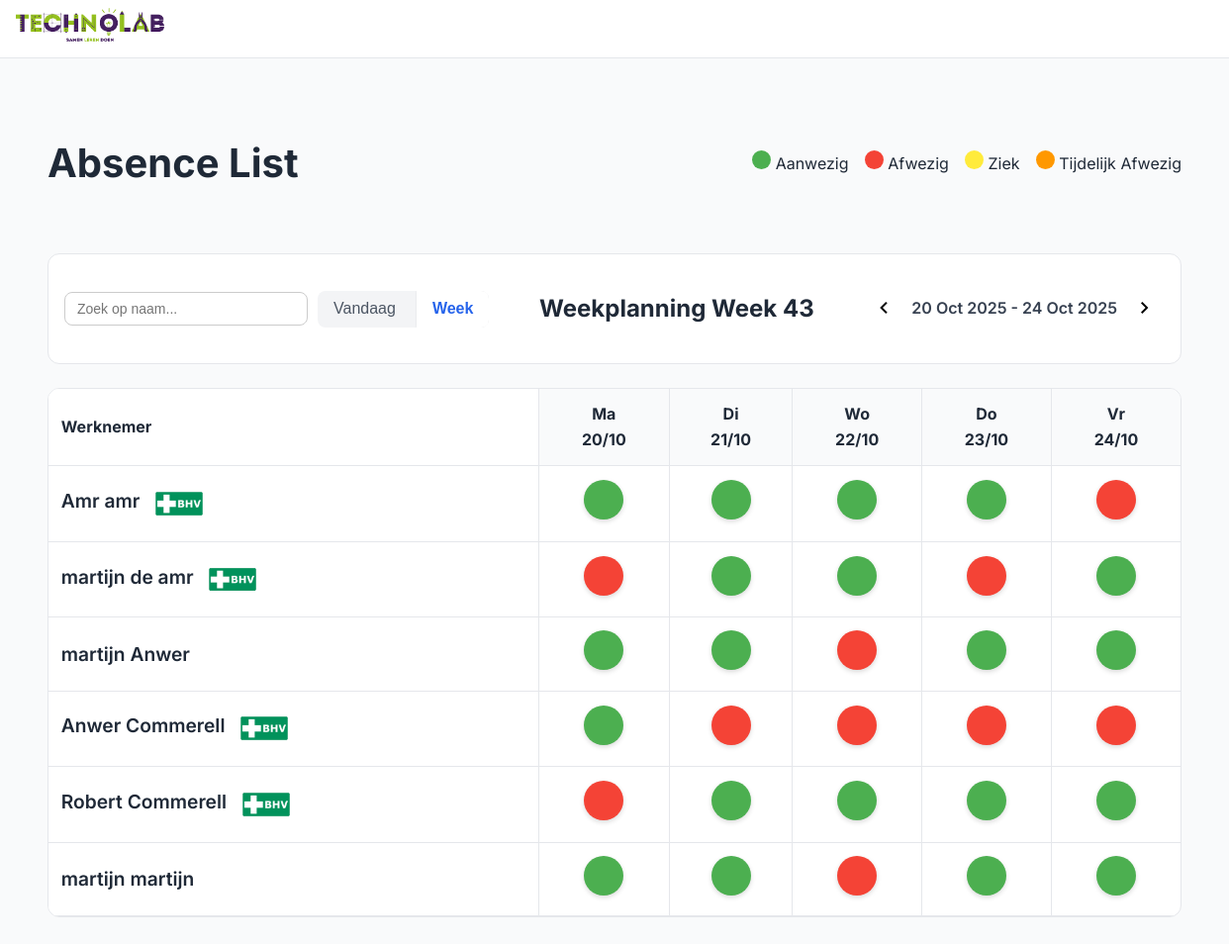
The page /week.php?week=1 on the database its author committed.
### tables this page shows
CREATE TABLE `werknemers` (
  `id` int(11) NOT NULL,
  `voornaam` varchar(50) NOT NULL,
  `tussenvoegsel` varchar(20) DEFAULT NULL,
  `achternaam` varchar(50) NOT NULL,
  `email` varchar(100) NOT NULL,
  `werkdag_ma` tinyint(1) DEFAULT 0,
  `werkdag_di` tinyint(1) DEFAULT 0,
  `werkdag_wo` tinyint(1) DEFAULT 0,
  `werkdag_do` tinyint(1) DEFAULT 0,
  `werkdag_vr` tinyint(1) DEFAULT 0,
  `sector` varchar(50) NOT NULL,
  `BHV` tinyint(1) DEFAULT 0,
  `status` enum('Ziek','Aanwezig','Op de school','Afwezig','Eefetjes Afwezig') DEFAULT 'Aanwezig',
  `status_ma` enum('Aanwezig','Afwezig','Ziek','Op de school','Eefetjes Afwezig') DEFAULT 'Afwezig',
  `status_di` enum('Aanwezig','Afwezig','Ziek','Op de school','Eefetjes Afwezig') DEFAULT 'Afwezig',
  `status_wo` enum('Aanwezig','Afwezig','Ziek','Op de school','Eefetjes Afwezig') DEFAULT 'Afwezig',
  `status_do` enum('Aanwezig','Afwezig','Ziek','Op de school','Eefetjes Afwezig') DEFAULT 'Afwezig',
  `status_vr` enum('Aanwezig','Afwezig','Ziek','Op de school','Eefetjes Afwezig') DEFAULT 'Afwezig',
  `tijdelijk_tot` datetime DEFAULT NULL
);

### week.php (the view, shortened to what this page needs)
<?php
try {
    $db = new PDO("mysql:host=localhost;dbname=technolab-dashboard", "root", "");
    $db->setAttribute(PDO::ATTR_ERRMODE, PDO::ERRMODE_EXCEPTION);
} catch (PDOException $e) {
    die("Fout!: " . $e->getMessage());
}
$weekOffset = isset($_GET['week']) ? intval($_GET['week']) : 0;
$startOfWeek = new DateTime();
$startOfWeek->modify("monday this week");
if ($weekOffset !== 0) {
    $startOfWeek->modify(($weekOffset > 0 ? '+' : '') . $weekOffset . ' week');
}
$jaar = $startOfWeek->format("o");
$weeknummer = $startOfWeek->format("W");
$weekDays = [
    'Ma' => ['col' => 'ma', 'date' => (clone $startOfWeek)],
    'Di' => ['col' => 'di', 'date' => (clone $startOfWeek)->modify('+1 day')],
    'Wo' => ['col' => 'wo', 'date' => (clone $startOfWeek)->modify('+2 day')],
    'Do' => ['col' => 'do', 'date' => (clone $startOfWeek)->modify('+3 day')],
    'Vr' => ['col' => 'vr', 'date' => (clone $startOfWeek)->modify('+4 day')],
];
$stmt = $db->query("SELECT * FROM werknemers ORDER BY achternaam ASC, voornaam ASC, BHV");
$werknemers = $stmt->fetchAll(PDO::FETCH_ASSOC);
?>
<!DOCTYPE html>
<html lang="nl">
<head>
    <link rel="stylesheet" href="css/style.css" />
    <link rel="stylesheet" href="css/week.css" />
    <link rel="stylesheet" href="css/nav.css" />
</head>
<body>
<div class="app">
<header class="header">
    <section class="logo-container">
        <a href="#" class="logo-link">
            <img src="image/technolab.png" alt="Technolab Logo" class="logo-icone">
        </a>
    </section>
</header>
    <main class="main">
        <div class="main-header">
            <h1>Absence List</h1>
            <div class="legend">
                <div><span class="dot status-aanwezig"></span> Aanwezig</div>
                <div><span class="dot status-afwezig"></span> Afwezig</div>
                <div><span class="dot status-ziek"></span> Ziek</div>
                <div><span class="dot status-eefetjesafwezig"></span> Tijdelijk Afwezig</div>
            </div>
        </div>
        <div class="filters">
            <div class="filter-left" style="display: flex; align-items: center; gap: 10px;">
                <div class="search-input">
                    <input type="text" id="searchInput" placeholder="Zoek op naam..." />
                </div>
                <div class="range-buttons" style="display: flex; gap: 5px;">
                    <a href="dagplanning.php"><button class="toggle">Vandaag</button></a>
                    <button class="active">Week</button>
                </div>
            </div>
            <div> <h2>Weekplanning Week <?= $weeknummer ?></h2></div>
            <div class="filter-right">
                <a href="?week=<?= $weekOffset-1 ?>"><button class="icon-button"><span class="material-symbols-outlined">chevron_left</span></button></a>
                <span class="date-label"><?= $startOfWeek->format('d M Y') ?> - <?= (clone $startOfWeek)->modify('+4 days')->format('d M Y') ?></span>
                <a href="?week=<?= $weekOffset+1 ?>"><button class="icon-button"><span class="material-symbols-outlined">chevron_right</span></button></a>
            </div>
        </div>
        <div class="table-wrapper">
            <table id="werknemerTable">
                <thead>
                <tr>
                    <th>Werknemer</th>
                    <?php foreach ($weekDays as $dayName => $info): ?>
                        <th>
                            <?= $dayName ?><br>
                            <?= $info['date']->format('d/m') ?>
                        </th>
                    <?php endforeach; ?>
                </tr>
                </thead>
                <tbody>
                <?php foreach ($werknemers as $w): ?>
                    <?php
                    $stmt = $db->prepare("SELECT dag, status FROM week_planning WHERE werknemer_id = :id AND weeknummer = :week AND jaar = :jaar");
                    $stmt->execute([':id'=>$w['id'], ':week'=>$weeknummer, ':jaar'=>$jaar]);
                    $weekStatussen = $stmt->fetchAll(PDO::FETCH_KEY_PAIR);
                    ?>
                    <tr>
                        <td class="werknemer-naam">
                            <?= ($w['voornaam'].' '.($w['tussenvoegsel']?$w['tussenvoegsel'].' ':'').$w['achternaam']) ?>
                            <span class="bhv <?= $w['BHV'] ? 'bhv-BHV' : 'bhv-BHV' ?>">
                                <?= $w['BHV'] ? '  <img src="image/BHV.png" alt="Technolab Logo" class="logo-icon">' : '' ?>
                            </span>
                        </td>
                        <?php foreach ($weekDays as $dayName => $info): ?>
                            <?php
                            $col = $info['col'];
                            $status = $weekStatussen[$col] ?? ($w['werkdag_'.$col] ? 'Aanwezig' : 'Afwezig');
                            $class = 'status-'.strtolower(str_replace(' ', '', $status));
                            ?>
                            <td>
                                <div class="status-dot <?= $class ?>" onclick="openStatusModal(<?= $w['id'] ?>, '<?= $col ?>')"></div>
                            </td>
                        <?php endforeach; ?>
                    </tr>
                <?php endforeach; ?>
                </tbody>
            </table>
        </div>
    </main>
</div>
</body>
</html>

### css/style.css (style rules this page uses)
body { font-family: "Inter", sans-serif; background: #f9fafb; color: #1f2937; margin: 0; font-size: 16px; line-height: 1.6; }
.material-symbols-outlined { font-variation-settings: "FILL" 0, "wght" 400, "GRAD" 0, "opsz" 24; }
.app { display: flex; flex-direction: column; min-height: 100vh; }
.header { display: flex; align-items: center; justify-content: space-between; height: 64px; background: #fff; border-bottom: 1px solid #e5e7eb; padding: 0 2rem; position: sticky; top: 0; }
.icon-button { background: none; border: none; border-radius: 9999px; padding: 0.5rem; cursor: pointer; }
.main { flex: 1; padding: 3rem; }
.main-header { display: flex; justify-content: space-between; margin-bottom: 2rem; }
.main-header h1 { font-size: 2.5rem; font-weight: 700; }
.legend { display: flex; gap: 1rem; align-items: center; font-size: 1rem; }
.dot { display: inline-block; width: 1.2rem; height: 1.2rem; border-radius: 9999px; }
.filters { display: flex; justify-content: space-between; padding: 1rem; background: #fff; border: 1px solid #e5e7eb; border-radius: 0.75rem; margin-bottom: 1.5rem; }
.filter-left { display: flex; gap: 1rem; flex-wrap: wrap; align-items: center; }
.range-buttons { display: flex; background: #f3f4f6; border-radius: 0.5rem; overflow: hidden; }
.range-buttons button { border: none; background: none; padding: 0.6rem 1rem; cursor: pointer; color: #4b5563; font-size: 1rem; }
.range-buttons .active { background: #fff; color: #2563eb; font-weight: 600; font-size: 1rem; box-shadow: 0 0 2px rgba(0, 0, 0, 0.1); }
.filter-right { display: flex; align-items: center; gap: 0.5rem; }
.date-label { font-weight: 600; color: #374151; font-size: 1rem; }
.table-wrapper { overflow-x: auto; background: #fff; border: 1px solid #e5e7eb; border-radius: 0.75rem; max-width: 2000px; margin: 0 auto; }
table { width: 100%; border-collapse: collapse; min-width: 600px; }
thead { background: #f9fafb; }
th, td { padding: 0.8rem; text-align: center; border-bottom: 1px solid #e5e7eb; font-size: 1rem; }
th:first-child, td:first-child { text-align: left; position: sticky; left: 0; background: #fff; }
.bhv { padding: 4px 10px; border-radius: 6px; font-weight: 600; font-size: 16px; }
.werknemer-naam { align-items: center; gap: 0.5rem; font-size: 1.2rem; font-weight: 600; line-height: 1.6; padding: 0.8rem; box-sizing: border-box; min-height: 48px; }
.werknemer-naam .bhv img { width: 50px; height: 50px; display: inline-block; vertical-align: middle; }
table { border-collapse: collapse; width: 100%; }
th, td { padding: 0.8rem; text-align: center; border-bottom: 1px solid #e5e7eb; border-right: 1px solid #e5e7eb; vertical-align: middle; line-height: 1.6; }
th:last-child, td:last-child { border-right: none; }
th:first-child, td:first-child { text-align: left; position: sticky; left: 0; background: #fff; border-right: 1px solid #e5e7eb; }

### css/week.css (style rules this page uses)
.status-dot { width: 40px; height: 40px; border-radius: 50%; display: inline-flex; align-items: center; justify-content: center; cursor: pointer; transition: transform 0.2s ease, box-shadow 0.2s ease; box-shadow: 0 2px 5px rgba(0,0,0,0.15); }
.status-aanwezig { background-color: #4caf50; }
.status-afwezig { background-color: #f44336; }
.status-ziek { background-color: #ffeb3b; }
.status-eefetjesafwezig { background-color: #ff9800; }
.search-input { position: relative; }
.search-input input { padding: 8px 12px; border-radius: 8px; border: 1px solid #ccc; font-size: 14px; width: 220px; transition: border-color 0.2s; }

### css/nav.css (style rules this page uses)
body { font-family: "Inter", sans-serif; background: #f9fafb; color: #1f2937; margin: 0; }
.material-symbols-outlined { font-variation-settings: "FILL" 0, "wght" 400, "GRAD" 0, "opsz" 24; }
.app { display: flex; flex-direction: column; height: 100vh; }
.header { position: sticky; top: 0; width: 100%; z-index: 10; display: flex; align-items: center; justify-content: space-between; height: 4rem; background: #fff; border-bottom: 1px solid #e5e7eb; padding: 0 1rem; }
.logo-container { display: flex; align-items: center; gap: 1rem; }
.logo-icon { width: 40px; height: 50px; object-fit: contain; }
.logo-icone { width: 150px; height: 50px; object-fit: contain; }

### rows shown on the page
werknemers: voornaam "Amr", achternaam "amr", BHV 1 (drawn), werkdag_ma 1 (drawn), werkdag_di 1 (drawn), werkdag_wo 1 (drawn), werkdag_do 1 (drawn), werkdag_vr 0 (drawn)
werknemers: voornaam "martijn", tussenvoegsel "de", achternaam "amr", BHV 1 (drawn), werkdag_di 1 (drawn), werkdag_wo 1 (drawn), werkdag_do 0 (drawn), werkdag_vr 1 (drawn)
werknemers: voornaam "martijn", achternaam "Anwer", werkdag_ma 1 (drawn), werkdag_di 1 (drawn), werkdag_wo 0 (drawn), werkdag_do 1 (drawn), werkdag_vr 1 (drawn)
werknemers: voornaam "Anwer", achternaam "Commerell", BHV 1 (drawn), werkdag_ma 1 (drawn), werkdag_di 0 (drawn), werkdag_wo 0 (drawn), werkdag_do 0 (drawn), werkdag_vr 0 (drawn)
werknemers: voornaam "Robert", achternaam "Commerell", BHV 1 (drawn), werkdag_ma 0 (drawn), werkdag_di 1 (drawn), werkdag_wo 1 (drawn), werkdag_do 1 (drawn), werkdag_vr 1 (drawn)
werknemers: voornaam "martijn", achternaam "martijn", werkdag_ma 1 (drawn), werkdag_di 1 (drawn), werkdag_wo 0 (drawn), werkdag_do 1 (drawn), werkdag_vr 1 (drawn)

### other values the page prints
$weeknummer "43"
$dayName "Ma"
$info['date']->format('d/m') "20/10"
$dayName "Di"
$info['date']->format('d/m') "21/10"
$dayName "Wo"
$info['date']->format('d/m') "22/10"
$dayName "Do"
$info['date']->format('d/m') "23/10"
$dayName "Vr"
$info['date']->format('d/m') "24/10"
